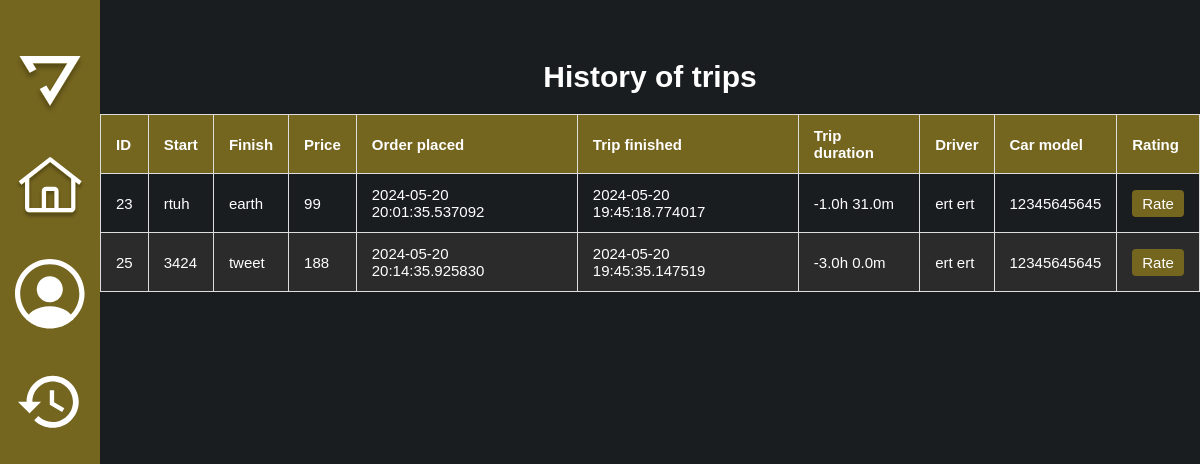
The page /history_of_user_orders (signed in) on the database as committed earlier.
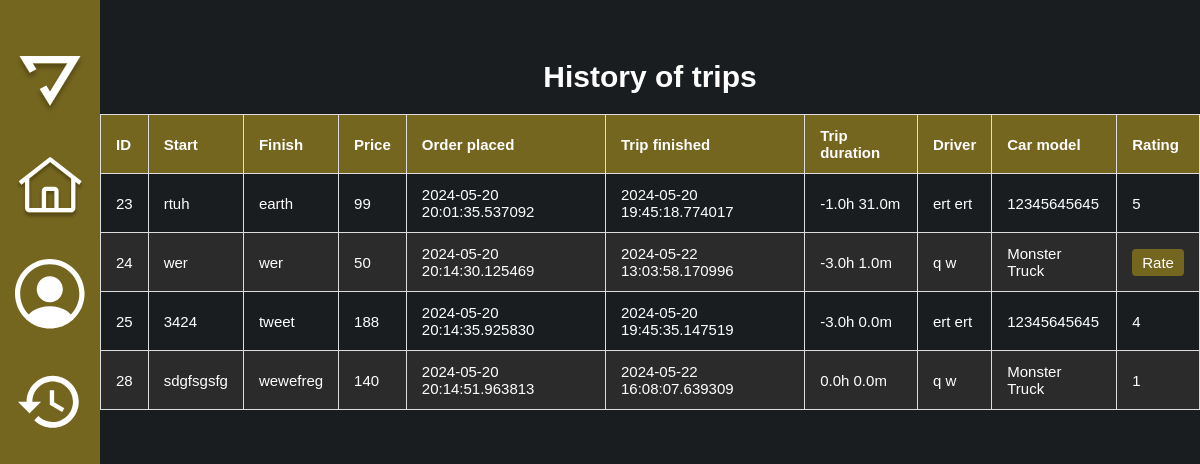
The same page on the database as committed later.
### app/models.py (models this page shows, shortened)
class Order(db.Model):
    id = db.Column(db.Integer, primary_key=True)
    place_start = db.Column(db.String(140), nullable=False)
    place_end = db.Column(db.String(140), nullable=False)
    price = db.Column(db.String(140), nullable=False)
    order_time = db.Column(db.DateTime, index=True, nullable=True)
    order_taked = db.Column(db.DateTime, index=True, nullable=True)
    order_finished = db.Column(db.DateTime, index=True, nullable=True)
    user_id = db.Column(db.Integer, db.ForeignKey('user.id'))
    driver_id = db.Column(db.Integer, db.ForeignKey('driver.id'), nullable=True)
    driver = db.relationship('Driver', back_populates='orders')
    score = db.Column(db.Integer, default=0)

class Driver(UserMixin, db.Model):
    id = db.Column(db.Integer, primary_key=True)
    first_name = db.Column(db.String(64), index=True, nullable=False)
    last_name = db.Column(db.String(64), index=True, nullable=False)
    middle_name = db.Column(db.String(64), index=True)
    email = db.Column(db.String(128), unique=True, index=True, nullable=False)
    car_model = db.Column(db.String(64), index=True, nullable=False)
    license_plate = db.Column(db.String(64), unique=True, index=True, nullable=False)
    password_hashed = db.Column(db.String(200), nullable=False)
    orders = db.relationship('Order', backref='driver', lazy='dynamic')
    role = db.Column(db.String(20), default='driver')
    status = db.Column(db.String(20), default='inactive', nullable=False)
    number_of_ratings = db.Column(db.Integer, default=0, nullable=False)
    rating = db.Column(db.Float, default=0.0, nullable=False)
    orders = db.relationship('Order', back_populates='driver')

### app/routes.py (the view)
@app.route('/history_of_user_orders')
@login_required('user')
def history_of_user_orders():
    orders = Order.query.filter_by(user_id=current_user.id).filter(Order.order_finished.isnot(None)).all()
    return render_template('history_of_user_orders.html', title='История заказов', orders=orders)

### app/models.py (called while the page is built)
@login.user_loader
def load_user(id):
    driver = Driver.query.get(int(id))
    if driver:
        return driver
    return User.query.get(int(id))

### app/utils.py (called while the page is built)
def login_required(role):
    def wrapper(func):
        @wraps(func)
        def decorated_view(*args, **kwargs):
            if not current_user.is_authenticated:
                return redirect(url_for('choice'))
            if current_user.role != role:
                print(f"Пользователь {current_user.email} имеет роль {current_user.role}, а ожидалось {role}")
                return abort(403)
            print(f"Пользователь {current_user.email} имеет роль {current_user.role}, а ожидалось {role}")
            return func(*args, **kwargs)
        return decorated_view
    return wrapper

### app/templates/history_of_user_orders.html (shortened to what the changed rows need)
<!DOCTYPE html>
<html lang="ru">
<head>
    <link rel="stylesheet" href="{{ url_for('static', filename='css/style.css') }}">
</head>
<body class="history-page">
    <div class="list-order-page">
        <div class="container">
            <div class="content">
                <div class="content__main">
                    <div class="content__container">
                        <h1 class="content__title">History of trips</h1>
                        <div class="orders__table">
                            <table class="table">
                                <thead>
                                    <tr>
                                        <th>ID</th>
                                        <th>Start</th>
                                        <th>Finish</th>
                                        <th>Price</th>
                                        <th>Order placed</th>
                                        <th>Trip finished</th>
                                        <th>Trip duration</th>
                                        <th>Driver</th>
                                        <th>Car model</th>
                                        <th>Rating</th>
                                    </tr>
                                </thead>
                                <tbody>
                                    {% for order in orders %}
                                    <tr>
                                        <td>{{ order.id }}</td>
                                        <td>{{ order.place_start }}</td>
                                        <td>{{ order.place_end }}</td>
                                        <td>{{ order.price }}</td>
                                        <td>{{ order.order_time }}</td>
                                        <td>{{ order.order_finished }}</td>
                                        <td>
                                            {% if order.order_taked and order.order_finished %}
                                                {% set duration = order.order_finished - order.order_taked %}
                                                {{ duration.total_seconds() // 3600 }}h {{ (duration.total_seconds() % 3600) // 60 }}m
                                            {% else %}
                                                N/A
                                            {% endif %}
                                        </td>
                                        <td>{{ order.driver.first_name }} {{ order.driver.last_name }}</td>
                                        <td>{{ order.driver.car_model }}</td>
                                        <td>
                                            {% if order.score > 0 %}
                                                {{ order.score }}
                                            {% else %}
                                                <a href="{{ url_for('rate_order', order_id=order.id) }}" class="btn btn-secondary">Rate</a>
                                            {% endif %}
                                        </td>
                                    </tr>
                                    {% endfor %}
                                </tbody>
                            </table>
                        </div>
                    </div>
                </div>
            </div>
        </div>
    </div>
</body>
</html>

Rows that differ between the two databases and show on the page:
changed Order "rtuh": score (not shown) → "5"; no longer shows "Rate"
now on this page (row edited): Order: id "24", place_start "wer", place_end "wer", price "50", order_time "2024-05-20 20:14:30.125469", order_finished "2024-05-22 13:03:58.170996", duration "-3.0", value "1.0", driver.first_name "q", driver.last_name "w", driver.car_model "Monster Truck"
changed Order "tweet": score (not shown) → "4"; no longer shows "Rate"
now on this page (row edited): Order: id "28", place_start "sdgfsgsfg", place_end "wewefreg", price "140", order_time "2024-05-20 20:14:51.963813", order_finished "2024-05-22 16:08:07.639309", duration "0.0", value "0.0", driver.first_name "q", driver.last_name "w", driver.car_model "Monster Truck", score "1"
